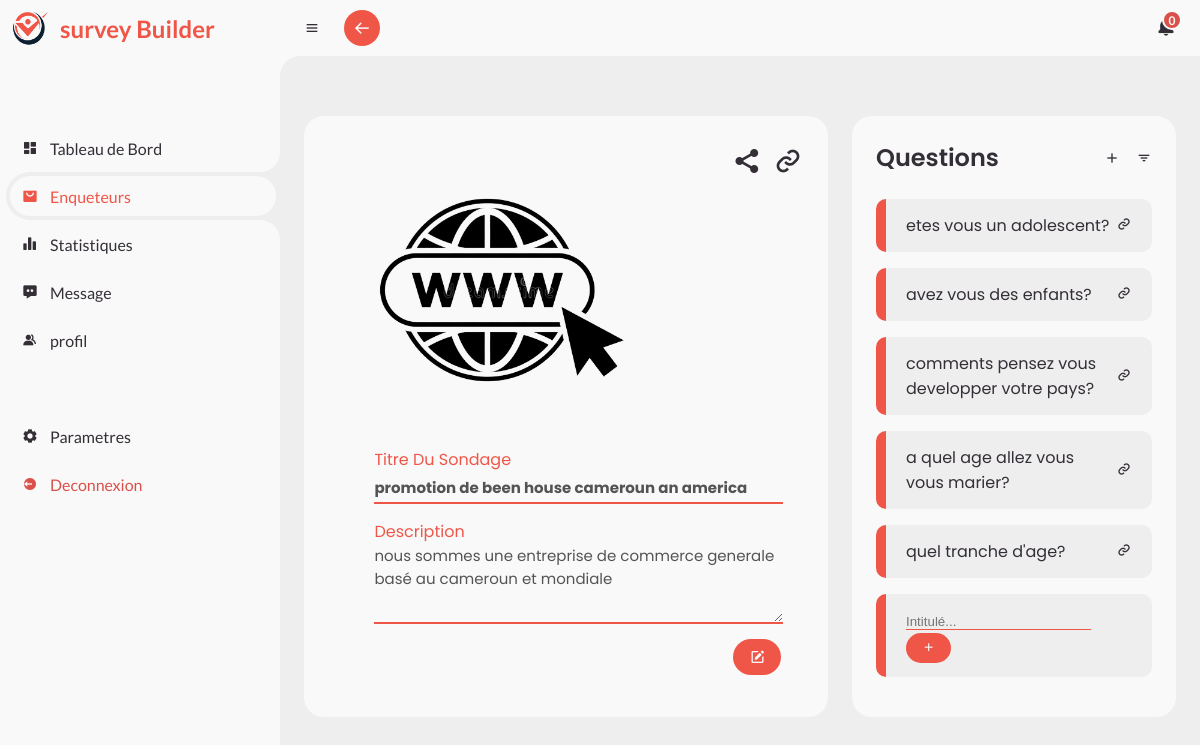
/view/pages/survey.page.php?id=1 (signed in), run on the app's committed database.
### tables this page shows
CREATE TABLE `survey` (
  `idsurvey` int(11) NOT NULL,
  `img_path` varchar(50) NOT NULL,
  `title` varchar(70) NOT NULL,
  `description` text NOT NULL,
  `token` varchar(20) NOT NULL,
  `idinvestigator` int(11) NOT NULL
);

CREATE TABLE `questions` (
  `idquestion` int(11) NOT NULL,
  `intitle` varchar(100) NOT NULL,
  `idsurvey` int(11) NOT NULL
);

### controller/surveyController.php (called while the page is built, shortened)
<?php
require('../../model/surveys.php');
require('../../model/questions.php');
function indexShowSurvey(){
    $idSurvey= $_GET['id'];
    $getSurvey= new Survey();
    $survey= $getSurvey->getSurvey($idSurvey);
    $getQuestions=new Question();
    $questions= $getQuestions->getQuestionsBySurvey($idSurvey);
}
 indexShowSurvey();

### model/surveys.php (called while the page is built, shortened)
<?php
class Survey{
    public function getSurvey($id){
        global $DB;
        $getSurvey = $DB -> prepare('SELECT * FROM survey WHERE idsurvey= ?');
        $getSurvey -> execute(array($id));
        return $getSurvey->fetch();
    }
}

### model/questions.php (called while the page is built, shortened)
<?php
class Question{
    public function getQuestionsBySurvey($idSurvey){
        global $DB;
        $getAnswered = $DB -> prepare('SELECT * FROM questions WHERE idsurvey= ?');
        $getAnswered -> execute(array($idSurvey));
        return $getAnswered->fetchAll();
    }
}

### view/pages/survey.page.php (the view, shortened to what this page needs)
<?php include('../layouts/head.php') ?>
<?php include('../layouts/sidebar.php') ?>
<section id="content">
	<?php include('../layouts/navbar.php') ?>
	<main>
		<div class="table-data">
			<div class="order">
               <?php require('../../controller/surveyController.php');?>
                   <form class="form-create-survey" action="" method="post" enctype="multipart/form-data">
                       <div class="form-input">
                           <div class="preview" style="float: right; font-size: 2rem">
                           <i class='bx bxs-share-alt' style="cursor: pointer" onclick="share()"></i>
                           <i class='bx bx-link' style="cursor: pointer;" onclick="copyLink()"></i>
                           </div>
                           <label for="file-ip-1">
                               <img src="../assets/img/survey/<?=$survey['img_path']?>" height="300" width="auto" id="file-ip-1-preview" title="choisir une image" alt="" ><br>
                           </label>
                       </div>
                       <div class="form-title">
                           <label for="">Titre Du Sondage</label>
                           <input name="title" value="<?=$survey['title']?>" id="title" type="text" disabled>
                       </div>
                       <div class="form-area">
                           <label for="">Description</label>
                           <textarea name="description" id="desc" disabled placeholder="decrivez votre sondage ici..." cols="30" rows="10"><?=$survey['description']?></textarea>
                       </div>
                       <div class="form-button">
                           <div id="edit" onclick="update()"><i class='bx bxs-edit'></i></div>
                       </div>
                   </form>
			</div>
			<div class="todo" style="overflow-x: hidden;">
				<div class="head">
					<h3>Questions</h3>
					<i class='bx bx-plus' onclick="addQuestion()" id="addQuestion"></i>
					<i class='bx bx-filter' ></i>
				</div>
				<ul class="todo-list" id="list-question">
                   <?php
                   if($questions){
                   foreach($questions as $question){ ?>
					<li class="completed">
						<p><?=$question['intitle']?></p>
						<a style="color: inherit;" href="question.page.php?id=<?=$question['idquestion']?>"><i class='bx bx-link'></i></a>
					</li>
                   <?php } }else{
                       echo '<p style="text-align: center;">Aucune questions...</p>';
                       } ?>
                       <li class="completed" id="to-add" style="">
                       <form action="" method="POST" style="width: 100%">
						<input placeholder="Intitulé..." name="intitle" type="text" style="background-color: transparent; outline: none; border: none; border-bottom: 1px solid var(--blue); width: 82%; padding: 0;">
						<button class="addQ" type="submit" name="addQuestion"><i class='bx bx-plus' ></i></button>
                       </form>
					</li>
				</ul>
			</div>
		</div>
	</main>
</section>
<?php include('../layouts/foot.php') ?>

### view/assets/css/style.css (style rules this page uses)
* { margin: 0; padding: 0; box-sizing: border-box; }
a { text-decoration: none; }
li { list-style: none; }
:root { --poppins: 'Poppins', sans-serif; --lato: 'Lato', sans-serif; --light: #F9F9F9; --blue: #EF5648; --active: rgb(30, 118, 207); --light-blue: #D44C40; --grey: #eee; --dark-grey: #AAAAAA; --dark: #342E37; --red: #DB504A; --yellow: #FFCE26; --light-yellow: #FFF2C6; --orange: #FD7238; --light-orange: #FFE0D3; }
html { overflow-x: hidden; }
body { background: var(--grey); overflow-x: hidden; }
#content { position: relative; width: calc(100% - 280px); left: 280px; transition: .3s ease; }
#content main { width: 100%; padding: 36px 24px; font-family: var(--poppins); max-height: calc(100vh - 56px); overflow-y: auto; }
#content main .table-data { display: flex; flex-wrap: wrap; grid-gap: 24px; margin-top: 24px; width: 100%; color: var(--dark); }
#content main .table-data > div { border-radius: 20px; background: var(--light); padding: 24px; overflow-x: auto; }
#content main .table-data .head { display: flex; align-items: center; grid-gap: 16px; margin-bottom: 24px; }
#content main .table-data .head h3 { margin-right: auto; font-size: 24px; font-weight: 600; }
#content main .table-data .head .bx { cursor: pointer; }
#content main .table-data .order { flex-grow: 1; flex-basis: 500px; }
#content main .table-data .todo { flex-grow: 1; flex-basis: 300px; }
#content main .table-data .todo .todo-list { width: 100%; }
#content main .table-data .todo .todo-list li { width: 100%; margin-bottom: 16px; background: var(--grey); border-radius: 10px; padding: 14px 20px; display: flex; justify-content: space-between; align-items: center; }
#content main .table-data .todo .todo-list li .bx { cursor: pointer; }
#content main .table-data .todo .todo-list li.completed { border-left: 10px solid var(--blue); }

### view/pages/survey.page.php (style rules this page uses)
.form-create-survey { margin-left: 5%; margin-bottom: 15px; }
.form-button { width: 95%; }
.form-area, .form-title { display: grid; margin-left: 5%; margin-bottom: 15px; }
.form-create-survey label { color: var(--blue); }
.form-title input { width: 95%; height: 2rem; outline: none; background: transparent; border: none; border-bottom: 2px solid var(--blue); font-size: 15px; font-family: inherit; font-weight: bold; }
.form-area textarea { width: 95%; height: 5rem; outline: none; background: transparent; font-size: 15px; font-family: inherit; border: none; border-bottom: 2px solid var(--blue); }
.form-button input, .form-button div { height: 36px; padding: 0 16px; border-radius: 36px; background: var(--blue); color: var(--light); display: flex; justify-content: center; align-items: center; grid-gap: 10px; font-weight: 500; border: none; float: right; }
.addQ { height: 30px; padding: 0 16px; border-radius: 1.1rem; background: var(--blue); color: var(--light); justify-content: center; align-items: center; font-weight: 500; border: none; }

### data on the page
survey: img_path (picture), title "promotion de been house cameroun an america", description "nous sommes une entreprise de commerce generale basé au cameroun et mondiale"
questions: intitle "etes vous un adolescent?"
questions: intitle "avez vous des enfants?"
questions: intitle "comments pensez vous developper votre pays?"
questions: intitle "a quel age allez vous vous marier?"
questions: intitle "quel tranche d'age?"
